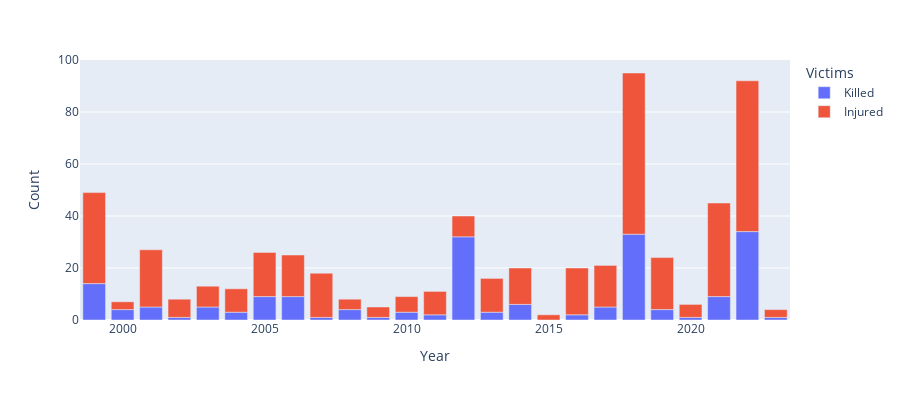

The code cell stored with this chart in its notebook:
### Code cell
labels = {"sum_killed": "Killed", "sum_injured": "Injured"}
fig = px.bar(shootings_per_year, x="year", y=[
             "sum_killed", "sum_injured"], height=400)
fig.for_each_trace(lambda t: t.update(name=labels[t.name],
                                      legendgroup=labels[t.name],
                                      hovertemplate=t.hovertemplate.replace(
                                          t.name, labels[t.name])
                                      )
                   )
fig.update_traces(hovertemplate='Year: %{x} <br> Victimes: %{y}')
fig.update_layout(legend_title="Victims",
                  xaxis_title="Year", yaxis_title="Count")
fig.show()

### Figure 1 — Plotly figure (JSON) as saved in the notebook; plotly's stock layout.template omitted (floating-point values rounded to 4 significant figures)
{"data": [{"alignmentgroup": "True", "hovertemplate": "Year: %{x} <br> Victimes: %{y}", "legendgroup": "Killed", "marker": {"color": "#636efa", "pattern": {"shape": ""}}, "name": "Killed", "offsetgroup": "sum_killed", "orientation": "v", "showlegend": true, "textposition": "auto", "type": "bar", "x": [1999, 2000, 2001, 2002, 2003, 2004, 2005, 2006, 2007, 2008, 2009, 2010, 2011, 2012, 2013, 2014, 2015, 2016, 2017, 2018, 2019, 2020, 2021, 2022, 2023], "xaxis": "x", "y": [14, 4, 5, 1, 5, 3, 9, 9, 1, 4, 1, 3, 2, 32, 3, 6, 0, 2, 5, 33, 4, 1, 9, 34, 1], "yaxis": "y"}, {"alignmentgroup": "True", "hovertemplate": "Year: %{x} <br> Victimes: %{y}", "legendgroup": "Injured", "marker": {"color": "#EF553B", "pattern": {"shape": ""}}, "name": "Injured", "offsetgroup": "sum_injured", "orientation": "v", "showlegend": true, "textposition": "auto", "type": "bar", "x": [1999, 2000, 2001, 2002, 2003, 2004, 2005, 2006, 2007, 2008, 2009, 2010, 2011, 2012, 2013, 2014, 2015, 2016, 2017, 2018, 2019, 2020, 2021, 2022, 2023], "xaxis": "x", "y": [35, 3, 22, 7, 8, 9, 17, 16, 17, 4, 4, 6, 9, 8, 13, 14, 2, 18, 16, 62, 20, 5, 36, 58, 3], "yaxis": "y"}], "layout": {"barmode": "relative", "height": 400, "legend": {"title": {"text": "Victims"}, "tracegroupgap": 0}, "margin": {"t": 60}, "xaxis": {"anchor": "y", "domain": [0, 1], "title": {"text": "Year"}}, "yaxis": {"anchor": "x", "domain": [0, 1], "title": {"text": "Count"}}}}
